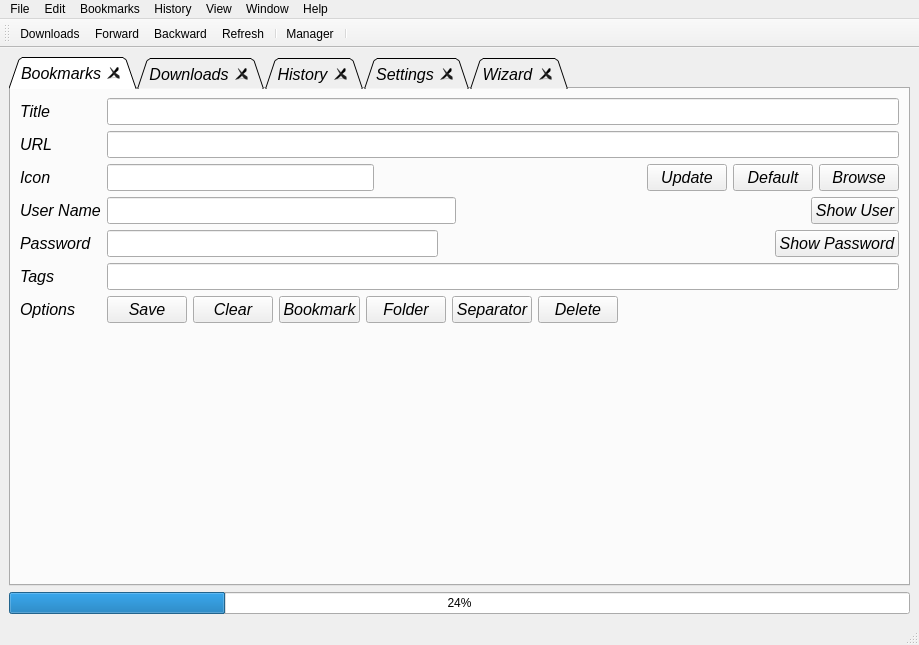
<?xml version="1.0" encoding="UTF-8"?>
<ui version="4.0">
 <class>MainWindow</class>
 <widget class="QMainWindow" name="MainWindow">
  <property name="geometry">
   <rect>
    <x>0</x>
    <y>0</y>
    <width>919</width>
    <height>645</height>
   </rect>
  </property>
  <property name="windowTitle">
   <string>MainWindow</string>
  </property>
  <widget class="QWidget" name="centralwidget">
   <layout class="QVBoxLayout" name="verticalLayout">
    <item>
     <widget class="QTabWidget" name="tabWidget">
      <property name="font">
       <font>
        <pointsize>12</pointsize>
        <italic>true</italic>
       </font>
      </property>
      <property name="tabShape">
       <enum>QTabWidget::Triangular</enum>
      </property>
      <property name="currentIndex">
       <number>0</number>
      </property>
      <property name="tabsClosable">
       <bool>true</bool>
      </property>
      <widget class="QWidget" name="tabBookmarks">
       <attribute name="icon">
        <iconset>
         <normalon>:/images/addressbook.png</normalon>
        </iconset>
       </attribute>
       <attribute name="title">
        <string>Bookmarks</string>
       </attribute>
       <layout class="QVBoxLayout" name="verticalLayout_2">
        <item>
         <layout class="QVBoxLayout" name="verticalLayoutBookmarks">
          <item>
           <layout class="QFormLayout" name="formLayout">
            <item row="0" column="0">
             <widget class="QLabel" name="labelBookmarksTitle">
              <property name="text">
               <string>Title</string>
              </property>
             </widget>
            </item>
            <item row="0" column="1">
             <widget class="QLineEdit" name="lineEditBookmarksTitle"/>
            </item>
            <item row="1" column="0">
             <widget class="QLabel" name="labelBookmarksUrl">
              <property name="text">
               <string>URL</string>
              </property>
             </widget>
            </item>
            <item row="1" column="1">
             <widget class="QLineEdit" name="lineEditBookmarksUrl"/>
            </item>
            <item row="6" column="0">
             <widget class="QLabel" name="labelBookmarksOptions">
              <property name="text">
               <string>Options</string>
              </property>
             </widget>
            </item>
            <item row="6" column="1">
             <layout class="QHBoxLayout" name="horizontalLayoutOptions">
              <item>
               <widget class="QPushButton" name="pushButtonBookmarksSave">
                <property name="text">
                 <string>Save</string>
                </property>
               </widget>
              </item>
              <item>
               <widget class="QPushButton" name="pushButtonBookmarksClear">
                <property name="text">
                 <string>Clear</string>
                </property>
               </widget>
              </item>
              <item>
               <widget class="QPushButton" name="pushButtonBookmarksAdd">
                <property name="text">
                 <string>Bookmark</string>
                </property>
               </widget>
              </item>
              <item>
               <widget class="QPushButton" name="pushButtonBookmarksFolder">
                <property name="text">
                 <string>Folder</string>
                </property>
               </widget>
              </item>
              <item>
               <widget class="QPushButton" name="pushButtonBookmarksSeparator">
                <property name="text">
                 <string>Separator</string>
                </property>
               </widget>
              </item>
              <item>
               <widget class="QPushButton" name="pushButtonBookmarksDelete">
                <property name="text">
                 <string>Delete</string>
                </property>
               </widget>
              </item>
              <item>
               <spacer name="horizontalSpacerOptions">
                <property name="orientation">
                 <enum>Qt::Horizontal</enum>
                </property>
                <property name="sizeHint" stdset="0">
                 <size>
                  <width>40</width>
                  <height>20</height>
                 </size>
                </property>
               </spacer>
              </item>
             </layout>
            </item>
            <item row="2" column="0">
             <widget class="QLabel" name="labelBookmarksIcon">
              <property name="text">
               <string>Icon</string>
              </property>
             </widget>
            </item>
            <item row="2" column="1">
             <layout class="QHBoxLayout" name="horizontalLayout_2">
              <item>
               <widget class="QLineEdit" name="lineEditBookmarksIcon"/>
              </item>
              <item>
               <spacer name="horizontalSpacer_2">
                <property name="orientation">
                 <enum>Qt::Horizontal</enum>
                </property>
                <property name="sizeHint" stdset="0">
                 <size>
                  <width>40</width>
                  <height>20</height>
                 </size>
                </property>
               </spacer>
              </item>
              <item>
               <widget class="QPushButton" name="pushButtonBookmarksUpdate">
                <property name="text">
                 <string>Update</string>
                </property>
               </widget>
              </item>
              <item>
               <widget class="QPushButton" name="pushButtonBookmarksDefault">
                <property name="text">
                 <string>Default</string>
                </property>
               </widget>
              </item>
              <item>
               <widget class="QPushButton" name="pushButtonBookmarksBrowse">
                <property name="text">
                 <string>Browse</string>
                </property>
               </widget>
              </item>
             </layout>
            </item>
            <item row="3" column="0">
             <widget class="QLabel" name="labelBookmarksUserName">
              <property name="text">
               <string>User Name</string>
              </property>
             </widget>
            </item>
            <item row="3" column="1">
             <layout class="QHBoxLayout" name="horizontalLayout_3">
              <item>
               <widget class="QLineEdit" name="lineEditBookmarksUserName"/>
              </item>
              <item>
               <spacer name="horizontalSpacer_3">
                <property name="orientation">
                 <enum>Qt::Horizontal</enum>
                </property>
                <property name="sizeHint" stdset="0">
                 <size>
                  <width>40</width>
                  <height>20</height>
                 </size>
                </property>
               </spacer>
              </item>
              <item>
               <widget class="QPushButton" name="pushButtonBookmarksShowUser">
                <property name="text">
                 <string>Show User</string>
                </property>
               </widget>
              </item>
             </layout>
            </item>
            <item row="4" column="0">
             <widget class="QLabel" name="labelBookmarksPassword">
              <property name="text">
               <string>Password</string>
              </property>
             </widget>
            </item>
            <item row="4" column="1">
             <layout class="QHBoxLayout" name="horizontalLayout_4">
              <item>
               <widget class="QLineEdit" name="lineEditBookmarksPassword"/>
              </item>
              <item>
               <spacer name="horizontalSpacer_4">
                <property name="orientation">
                 <enum>Qt::Horizontal</enum>
                </property>
                <property name="sizeHint" stdset="0">
                 <size>
                  <width>40</width>
                  <height>20</height>
                 </size>
                </property>
               </spacer>
              </item>
              <item>
               <widget class="QPushButton" name="pushButtonBookmarksShowPassword">
                <property name="text">
                 <string>Show Password</string>
                </property>
               </widget>
              </item>
             </layout>
            </item>
            <item row="5" column="0">
             <widget class="QLabel" name="labelBookmarksTags">
              <property name="text">
               <string>Tags</string>
              </property>
             </widget>
            </item>
            <item row="5" column="1">
             <widget class="QLineEdit" name="lineEditBookmarksTags"/>
            </item>
           </layout>
          </item>
         </layout>
        </item>
       </layout>
      </widget>
      <widget class="QWidget" name="tabDownloads">
       <attribute name="icon">
        <iconset>
         <normalon>:/go-bottom.png</normalon>
        </iconset>
       </attribute>
       <attribute name="title">
        <string>Downloads</string>
       </attribute>
       <layout class="QVBoxLayout" name="verticalLayout_4">
        <item>
         <widget class="QTableWidget" name="tableWidgetDownloads">
          <property name="columnCount">
           <number>0</number>
          </property>
         </widget>
        </item>
       </layout>
      </widget>
      <widget class="QWidget" name="tabHistory">
       <attribute name="icon">
        <iconset>
         <normalon>:/images/lists.png</normalon>
        </iconset>
       </attribute>
       <attribute name="title">
        <string>History</string>
       </attribute>
       <layout class="QVBoxLayout" name="verticalLayout_7">
        <item>
         <widget class="QListView" name="listView"/>
        </item>
       </layout>
      </widget>
      <widget class="QWidget" name="tabSettings">
       <attribute name="title">
        <string>Settings</string>
       </attribute>
       <layout class="QVBoxLayout" name="verticalLayout_5">
        <item>
         <layout class="QFormLayout" name="formLayoutSettings">
          <item row="1" column="0">
           <widget class="QLabel" name="labelMenuFont">
            <property name="text">
             <string>Menu Font</string>
            </property>
           </widget>
          </item>
          <item row="1" column="1">
           <layout class="QHBoxLayout" name="horizontalLayout">
            <item>
             <widget class="QFontComboBox" name="fontComboBoxMenuFont"/>
            </item>
            <item>
             <widget class="QSpinBox" name="spinBoxMenuFontSize">
              <property name="minimum">
               <number>3</number>
              </property>
              <property name="value">
               <number>10</number>
              </property>
             </widget>
            </item>
            <item>
             <spacer name="horizontalSpacer">
              <property name="orientation">
               <enum>Qt::Horizontal</enum>
              </property>
              <property name="sizeHint" stdset="0">
               <size>
                <width>40</width>
                <height>20</height>
               </size>
              </property>
             </spacer>
            </item>
           </layout>
          </item>
          <item row="2" column="0">
           <widget class="QLabel" name="labelFont">
            <property name="text">
             <string>Tab Font</string>
            </property>
           </widget>
          </item>
          <item row="2" column="1">
           <layout class="QHBoxLayout" name="horizontalLayoutFont">
            <item>
             <widget class="QFontComboBox" name="fontComboBox"/>
            </item>
            <item>
             <widget class="QSpinBox" name="spinBoxFontPointSize">
              <property name="minimum">
               <number>3</number>
              </property>
              <property name="maximum">
               <number>66</number>
              </property>
              <property name="value">
               <number>13</number>
              </property>
             </widget>
            </item>
            <item>
             <spacer name="horizontalSpacerFont">
              <property name="orientation">
               <enum>Qt::Horizontal</enum>
              </property>
              <property name="sizeHint" stdset="0">
               <size>
                <width>40</width>
                <height>20</height>
               </size>
              </property>
             </spacer>
            </item>
           </layout>
          </item>
          <item row="0" column="0">
           <widget class="QLabel" name="labelDefaultUrl">
            <property name="text">
             <string>Default URL</string>
            </property>
           </widget>
          </item>
          <item row="0" column="1">
           <widget class="QLineEdit" name="lineEditDefaultUrl">
            <property name="clearButtonEnabled">
             <bool>true</bool>
            </property>
           </widget>
          </item>
          <item row="3" column="0">
           <widget class="QLabel" name="labelIncognito">
            <property name="text">
             <string>Incognito</string>
            </property>
           </widget>
          </item>
          <item row="3" column="1">
           <layout class="QHBoxLayout" name="horizontalLayoutIncognito">
            <item>
             <widget class="QCheckBox" name="checkBoxIncognito">
              <property name="text">
               <string>Incognito</string>
              </property>
              <property name="icon">
               <iconset resource="../WeBookBrowser.qrc">
                <normaloff>:/ninja.png</normaloff>:/ninja.png</iconset>
              </property>
             </widget>
            </item>
           </layout>
          </item>
          <item row="4" column="0">
           <widget class="QLabel" name="labelClose">
            <property name="text">
             <string>Close</string>
            </property>
           </widget>
          </item>
          <item row="4" column="1">
           <layout class="QHBoxLayout" name="horizontalLayoutCloseTabs">
            <item>
             <widget class="QCheckBox" name="checkBoxSaveTabs">
              <property name="text">
               <string>Save Tabs</string>
              </property>
             </widget>
            </item>
           </layout>
          </item>
          <item row="5" column="0">
           <widget class="QLabel" name="labelLanguage">
            <property name="text">
             <string>Language</string>
            </property>
           </widget>
          </item>
          <item row="5" column="1">
           <layout class="QHBoxLayout" name="horizontalLayoutLanguage">
            <item>
             <widget class="QComboBox" name="comboBoxLanguage"/>
            </item>
            <item>
             <spacer name="horizontalSpacerLanguage">
              <property name="orientation">
               <enum>Qt::Horizontal</enum>
              </property>
              <property name="sizeHint" stdset="0">
               <size>
                <width>40</width>
                <height>20</height>
               </size>
              </property>
             </spacer>
            </item>
           </layout>
          </item>
          <item row="6" column="0">
           <widget class="QLabel" name="labelSave">
            <property name="text">
             <string>Save Downloads</string>
            </property>
           </widget>
          </item>
          <item row="6" column="1">
           <layout class="QHBoxLayout" name="horizontalLayoutSaveDownloads">
            <item>
             <widget class="QCheckBox" name="checkBoxSaveDownloads">
              <property name="text">
               <string>Downloads</string>
              </property>
             </widget>
            </item>
            <item>
             <widget class="QLineEdit" name="lineEditDownloadLocation"/>
            </item>
            <item>
             <widget class="QPushButton" name="pushButtonDownloadLocation">
              <property name="text">
               <string>Browse</string>
              </property>
             </widget>
            </item>
           </layout>
          </item>
          <item row="7" column="0">
           <widget class="QLabel" name="labelTheme">
            <property name="text">
             <string>Theme</string>
            </property>
           </widget>
          </item>
          <item row="7" column="1">
           <layout class="QHBoxLayout" name="horizontalLayoutTheme">
            <item>
             <widget class="QComboBox" name="comboBoxTheme"/>
            </item>
            <item>
             <spacer name="horizontalSpacerTheme">
              <property name="orientation">
               <enum>Qt::Horizontal</enum>
              </property>
              <property name="sizeHint" stdset="0">
               <size>
                <width>40</width>
                <height>20</height>
               </size>
              </property>
             </spacer>
            </item>
           </layout>
          </item>
         </layout>
        </item>
       </layout>
      </widget>
      <widget class="QWidget" name="tabWizard">
       <attribute name="icon">
        <iconset>
         <normalon>:/images/wizardwand.png</normalon>
        </iconset>
       </attribute>
       <attribute name="title">
        <string>Wizard</string>
       </attribute>
       <layout class="QVBoxLayout" name="verticalLayout_3">
        <item>
         <widget class="QTextBrowser" name="textBrowserWizard"/>
        </item>
       </layout>
      </widget>
     </widget>
    </item>
    <item>
     <widget class="QProgressBar" name="progressBar">
      <property name="value">
       <number>24</number>
      </property>
     </widget>
    </item>
   </layout>
  </widget>
  <widget class="QMenuBar" name="menubar">
   <property name="geometry">
    <rect>
     <x>0</x>
     <y>0</y>
     <width>919</width>
     <height>19</height>
    </rect>
   </property>
   <widget class="QMenu" name="menuFile">
    <property name="title">
     <string>File</string>
    </property>
    <addaction name="separator"/>
    <addaction name="separator"/>
    <addaction name="actionIncognito"/>
    <addaction name="actionNew_Tab"/>
    <addaction name="separator"/>
    <addaction name="actionClose_Tab"/>
    <addaction name="separator"/>
    <addaction name="actionOpen_File"/>
    <addaction name="separator"/>
    <addaction name="actionQuit"/>
   </widget>
   <widget class="QMenu" name="menuView">
    <property name="title">
     <string>View</string>
    </property>
    <addaction name="actionStop"/>
    <addaction name="actionReload"/>
    <addaction name="actionZoom_In"/>
    <addaction name="actionZoom_Out"/>
    <addaction name="actionZoom_Reset"/>
    <addaction name="actionHide_Toolbar"/>
    <addaction name="actionHide_Menu"/>
    <addaction name="actionHide_Statusbar"/>
   </widget>
   <widget class="QMenu" name="menuWindow">
    <property name="title">
     <string>Window</string>
    </property>
    <addaction name="actionDownloads"/>
    <addaction name="actionNext_Tab"/>
    <addaction name="actionPrevious_Tab"/>
    <addaction name="actionSettings"/>
   </widget>
   <widget class="QMenu" name="menuHelp">
    <property name="title">
     <string>Help</string>
    </property>
    <addaction name="actionAbout"/>
    <addaction name="actionHelp"/>
   </widget>
   <widget class="QMenu" name="menuBookmarks">
    <property name="title">
     <string>Bookmarks</string>
    </property>
    <addaction name="actionManager"/>
   </widget>
   <widget class="QMenu" name="menuHistory">
    <property name="title">
     <string>History</string>
    </property>
    <addaction name="actionForward"/>
    <addaction name="actionBackward"/>
    <addaction name="actionHistoryViewer"/>
   </widget>
   <widget class="QMenu" name="menuEdit">
    <property name="title">
     <string>Edit</string>
    </property>
    <addaction name="actionFind"/>
    <addaction name="actionFind_Next"/>
    <addaction name="actionFind_Previous"/>
   </widget>
   <addaction name="menuFile"/>
   <addaction name="menuEdit"/>
   <addaction name="menuBookmarks"/>
   <addaction name="menuHistory"/>
   <addaction name="menuView"/>
   <addaction name="menuWindow"/>
   <addaction name="menuHelp"/>
  </widget>
  <widget class="QStatusBar" name="statusbar"/>
  <widget class="QToolBar" name="toolBar">
   <property name="windowTitle">
    <string>toolBar</string>
   </property>
   <attribute name="toolBarArea">
    <enum>TopToolBarArea</enum>
   </attribute>
   <attribute name="toolBarBreak">
    <bool>false</bool>
   </attribute>
   <addaction name="actionDownloads"/>
   <addaction name="actionForward"/>
   <addaction name="actionBackward"/>
   <addaction name="actionRefresh"/>
   <addaction name="separator"/>
   <addaction name="actionManager"/>
   <addaction name="separator"/>
  </widget>
  <action name="actionQuit">
   <property name="icon">
    <iconset resource="../WeBookBrowser.qrc">
     <normaloff>:/images/disconnect.png</normaloff>:/images/disconnect.png</iconset>
   </property>
   <property name="text">
    <string>Quit</string>
   </property>
  </action>
  <action name="actionManager">
   <property name="icon">
    <iconset resource="../WeBookBrowser.qrc">
     <normaloff>:/images/addressbook.png</normaloff>:/images/addressbook.png</iconset>
   </property>
   <property name="text">
    <string>Manager</string>
   </property>
  </action>
  <action name="actionForward">
   <property name="icon">
    <iconset resource="../WeBookBrowser.qrc">
     <normaloff>:/go-next.png</normaloff>:/go-next.png</iconset>
   </property>
   <property name="text">
    <string>Forward</string>
   </property>
  </action>
  <action name="actionBackward">
   <property name="icon">
    <iconset resource="../WeBookBrowser.qrc">
     <normaloff>:/go-previous.png</normaloff>:/go-previous.png</iconset>
   </property>
   <property name="text">
    <string>Backward</string>
   </property>
  </action>
  <action name="actionHistoryViewer">
   <property name="icon">
    <iconset resource="../WeBookBrowser.qrc">
     <normaloff>:/images/lists.png</normaloff>:/images/lists.png</iconset>
   </property>
   <property name="text">
    <string>Viewer</string>
   </property>
  </action>
  <action name="actionDownloads">
   <property name="icon">
    <iconset resource="../WeBookBrowser.qrc">
     <normaloff>:/go-bottom.png</normaloff>:/go-bottom.png</iconset>
   </property>
   <property name="text">
    <string>Downloads</string>
   </property>
  </action>
  <action name="actionAbout">
   <property name="icon">
    <iconset resource="../WeBookBrowser.qrc">
     <normaloff>:/handshake.png</normaloff>:/handshake.png</iconset>
   </property>
   <property name="text">
    <string>About</string>
   </property>
  </action>
  <action name="actionHelp">
   <property name="icon">
    <iconset resource="../WeBookBrowser.qrc">
     <normaloff>:/help.png</normaloff>:/help.png</iconset>
   </property>
   <property name="text">
    <string>Help</string>
   </property>
  </action>
  <action name="actionIncognito">
   <property name="checkable">
    <bool>true</bool>
   </property>
   <property name="icon">
    <iconset resource="../WeBookBrowser.qrc">
     <normaloff>:/ninja.png</normaloff>:/ninja.png</iconset>
   </property>
   <property name="text">
    <string>Incognito</string>
   </property>
  </action>
  <action name="actionRefresh">
   <property name="icon">
    <iconset resource="../WeBookBrowser.qrc">
     <normaloff>:/view-refresh.png</normaloff>:/view-refresh.png</iconset>
   </property>
   <property name="text">
    <string>Refresh</string>
   </property>
  </action>
  <action name="actionNext_Tab">
   <property name="icon">
    <iconset resource="../WeBookBrowser.qrc">
     <normaloff>:/go-next.png</normaloff>:/go-next.png</iconset>
   </property>
   <property name="text">
    <string>Next-Tab</string>
   </property>
  </action>
  <action name="actionPrevious_Tab">
   <property name="icon">
    <iconset resource="../WeBookBrowser.qrc">
     <normaloff>:/go-previous.png</normaloff>:/go-previous.png</iconset>
   </property>
   <property name="text">
    <string>Previous-Tab</string>
   </property>
  </action>
  <action name="actionClose_Tab">
   <property name="icon">
    <iconset resource="../WeBookBrowser.qrc">
     <normaloff>:/images/exit.png</normaloff>:/images/exit.png</iconset>
   </property>
   <property name="text">
    <string>Close Tab</string>
   </property>
  </action>
  <action name="actionNew_Tab">
   <property name="icon">
    <iconset resource="../WeBookBrowser.qrc">
     <normaloff>:/images/filenew.png</normaloff>:/images/filenew.png</iconset>
   </property>
   <property name="text">
    <string>New Tab</string>
   </property>
  </action>
  <action name="actionOpen_File">
   <property name="icon">
    <iconset resource="../WeBookBrowser.qrc">
     <normaloff>:/images/fileopen.png</normaloff>:/images/fileopen.png</iconset>
   </property>
   <property name="text">
    <string>Open File</string>
   </property>
  </action>
  <action name="actionFind">
   <property name="icon">
    <iconset resource="../WeBookBrowser.qrc">
     <normaloff>:/text-html.png</normaloff>:/text-html.png</iconset>
   </property>
   <property name="text">
    <string>Find</string>
   </property>
  </action>
  <action name="actionFind_Next">
   <property name="icon">
    <iconset resource="../WeBookBrowser.qrc">
     <normaloff>:/go-next.png</normaloff>:/go-next.png</iconset>
   </property>
   <property name="text">
    <string>Find Next</string>
   </property>
  </action>
  <action name="actionFind_Previous">
   <property name="icon">
    <iconset resource="../WeBookBrowser.qrc">
     <normaloff>:/go-previous.png</normaloff>:/go-previous.png</iconset>
   </property>
   <property name="text">
    <string>Find Previous</string>
   </property>
  </action>
  <action name="actionStop">
   <property name="icon">
    <iconset resource="../WeBookBrowser.qrc">
     <normaloff>:/images/exit.png</normaloff>:/images/exit.png</iconset>
   </property>
   <property name="text">
    <string>Stop</string>
   </property>
  </action>
  <action name="actionReload">
   <property name="icon">
    <iconset resource="../WeBookBrowser.qrc">
     <normaloff>:/images/refresh.png</normaloff>:/images/refresh.png</iconset>
   </property>
   <property name="text">
    <string>Reload</string>
   </property>
  </action>
  <action name="actionZoom_In">
   <property name="icon">
    <iconset resource="../WeBookBrowser.qrc">
     <normaloff>:/images/zoomin.png</normaloff>:/images/zoomin.png</iconset>
   </property>
   <property name="text">
    <string>Zoom In</string>
   </property>
  </action>
  <action name="actionZoom_Out">
   <property name="icon">
    <iconset resource="../WeBookBrowser.qrc">
     <normaloff>:/images/zoomout.png</normaloff>:/images/zoomout.png</iconset>
   </property>
   <property name="text">
    <string>Zoom Out</string>
   </property>
  </action>
  <action name="actionZoom_Reset">
   <property name="icon">
    <iconset resource="../WeBookBrowser.qrc">
     <normaloff>:/images/zoom.png</normaloff>:/images/zoom.png</iconset>
   </property>
   <property name="text">
    <string>Zoom Reset</string>
   </property>
  </action>
  <action name="actionHide_Toolbar">
   <property name="text">
    <string>Hide Toolbar</string>
   </property>
  </action>
  <action name="actionHide_Menu">
   <property name="text">
    <string>Hide Menu</string>
   </property>
  </action>
  <action name="actionHide_Statusbar">
   <property name="text">
    <string>Hide Statusbar</string>
   </property>
  </action>
  <action name="actionSettings">
   <property name="icon">
    <iconset resource="../WeBookBrowser.qrc">
     <normaloff>:/gear.png</normaloff>:/gear.png</iconset>
   </property>
   <property name="text">
    <string>Settings</string>
   </property>
  </action>
 </widget>
 <resources>
  <include location="../WeBookBrowser.qrc"/>
 </resources>
 <connections/>
</ui>
